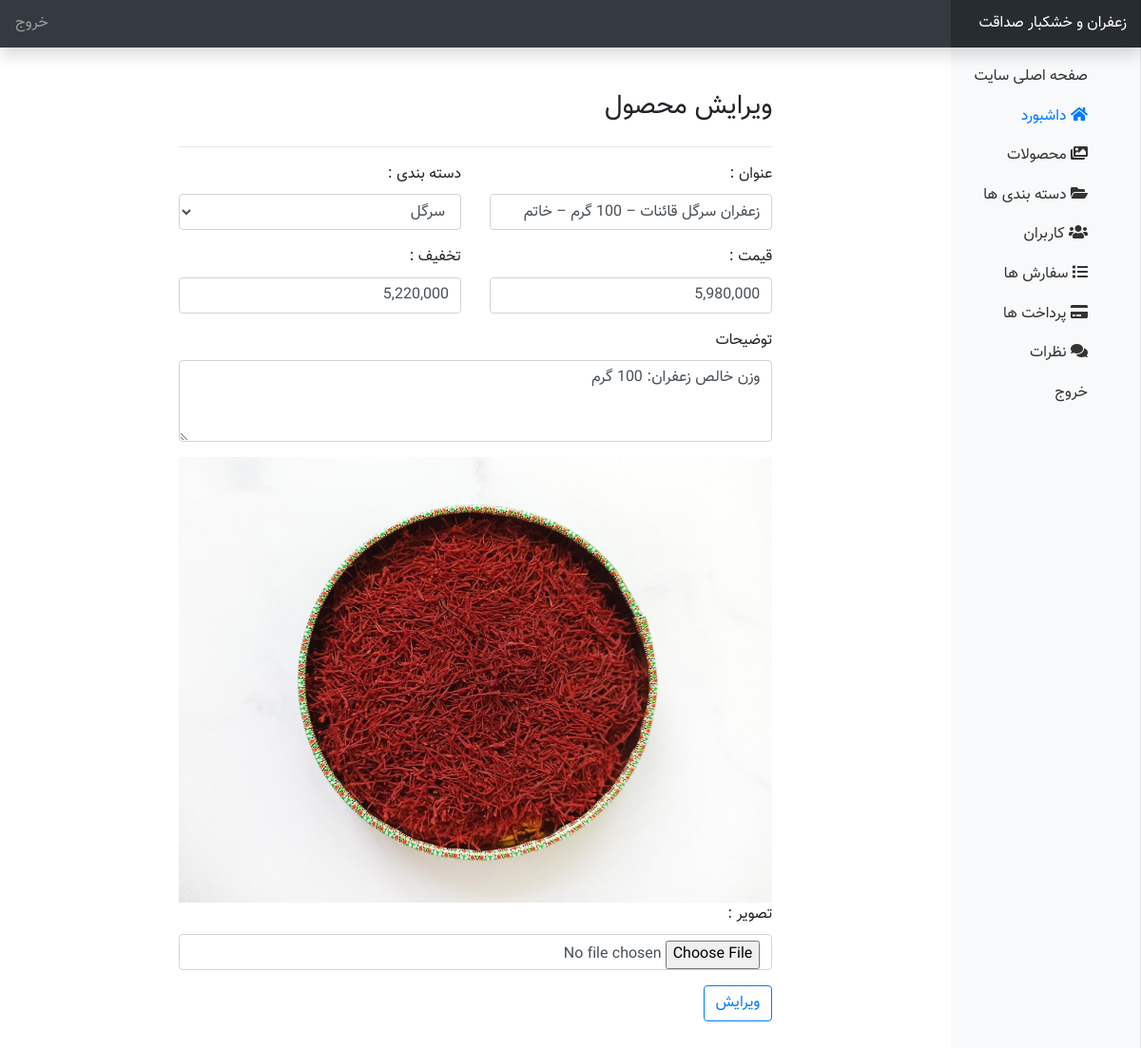
The page /onlineshop/admin/edit_product.php?id=14 on the database its author committed.
### tables this page shows
CREATE TABLE `product` (
  `p_id` int(11) NOT NULL,
  `p_title` varchar(255) NOT NULL,
  `p_price` text NOT NULL,
  `p_discount` text NOT NULL,
  `p_description` text NOT NULL,
  `p_image` text NOT NULL,
  `p_date` timestamp NOT NULL DEFAULT current_timestamp() ON UPDATE current_timestamp(),
  `o_id` int(10) NOT NULL,
  `a_id` int(10) NOT NULL
);

CREATE TABLE `order_cat` (
  `o_id` int(10) NOT NULL,
  `o_name` text NOT NULL,
  `c_id` int(10) NOT NULL,
  `a_id` int(10) NOT NULL
);

### onlineshop/admin/edit_product.php (the view, shortened to what this page needs)
<?php
include("./include/header.php");
if (isset($_GET['id'])) {
    $pro_id = $_GET['id'];
    $con=mysqli_connect("localhost","root","","online_shop");
    $showproduct=mysqli_query($con,"call showproduct('$pro_id')");
    $con=mysqli_connect("localhost","root","","online_shop");
    $ordercategory=mysqli_query($con,"call ordercategory()");
}
?>
<div class="container-fluid">
    <div class="row">
        <?php include('./include/sidebar.php') ?>
        <main role="main" class="col-md-9 ml-sm-auto col-lg-10 px-4">
        <div class="row">
                <div class="col-md-2"></div>
                <div class="col-md-8">
                <div class="d-flex justify-content-between mt-5">
                <h3>ویرایش محصول</h3>
            </div>
            <hr>
                <form method="post" class="mb-5" enctype="multipart/form-data">
<?php
        foreach ($showproduct as $show){
?>
                <div class="row">
                        <div class="col-md-6">
                        <div class="form-group">
                    <label for="p_title">عنوان : </label>
                    <input type="text" class="form-control" name="p_title" id="p_title" value="<?php echo $show['p_title'] ?>">
                </div>
                        </div>
                        <div class="col-md-6">
                        <div class="form-group">
                    <label for="o_id">دسته بندی : </label>
                    <select class="form-control" name="o_id" id="o_id">
                        <?php
                        foreach ($ordercategory as $order){
                                ?>
                                <option value="<?php echo $order['o_id'] ?>" <?php echo ($order['o_id'] == $show['o_id']) ? "selected" : "" ?>> <?php echo $order['o_name'] ?> </option>
                        <?php
                        }
                        ?>
                    </select>
                </div>
                        </div>
                </div>
                <div class="row">
                        <div class="col-md-6">
                        <div class="form-group">
                    <label for="p_price">قیمت : </label>
                    <input type="text" class="form-control" name="p_price" id="p_price" value="<?php echo $show['p_price'] ?>">
                </div>
                        </div>
                        <div class="col-md-6">
                        <div class="form-group">
                    <label for="p_discount">تخفیف : </label>
                    <input type="text" class="form-control" name="p_discount" id="p_discount" value="<?php echo $show['p_discount'] ?>">
                </div>
                        </div>
                </div>
                <div class="form-group">
                    <label for="p_description">توضیحات</label>
                    <textarea class="form-control" name="p_description" id="p_description" rows="3"><?php echo $show['p_description'] ?>
                    </textarea>
                </div>
                <img class="img-fluid" src="../upload/posts/<?php echo $show['p_image'] ?>" alt="">
                <div class="form-group">
                    <label for="p_image">تصویر : </label>
                    <input type="file" class="form-control" name="p_image" id="p_image">
                </div>
                <button type="submit" name="edit_product" class="btn btn-outline-primary">ویرایش</button>
<?php
        }
?>
            </form>
                </div>
                <div class="col-md-2"></div>
            </div>
        </main>
    </div>
</div>
</body>
</html>

### onlineshop/admin/css/style.css (style rules this page uses)
body { direction: rtl; text-align: right !important; font-family: "Vazir" !important; line-height: 1.6; }
[role="main"] { padding-top: 110px; }
@media (min-width: 768px) { [role="main"] { padding-top: 48px; } }

### rows shown on the page
product: p_title "زعفران سرگل قائنات – 100 گرم – خاتم", o_id "سرگل", p_price "5,980,000", p_discount "5,220,000", p_description "وزن خالص زعفران: 100 گرم", p_image (picture)
